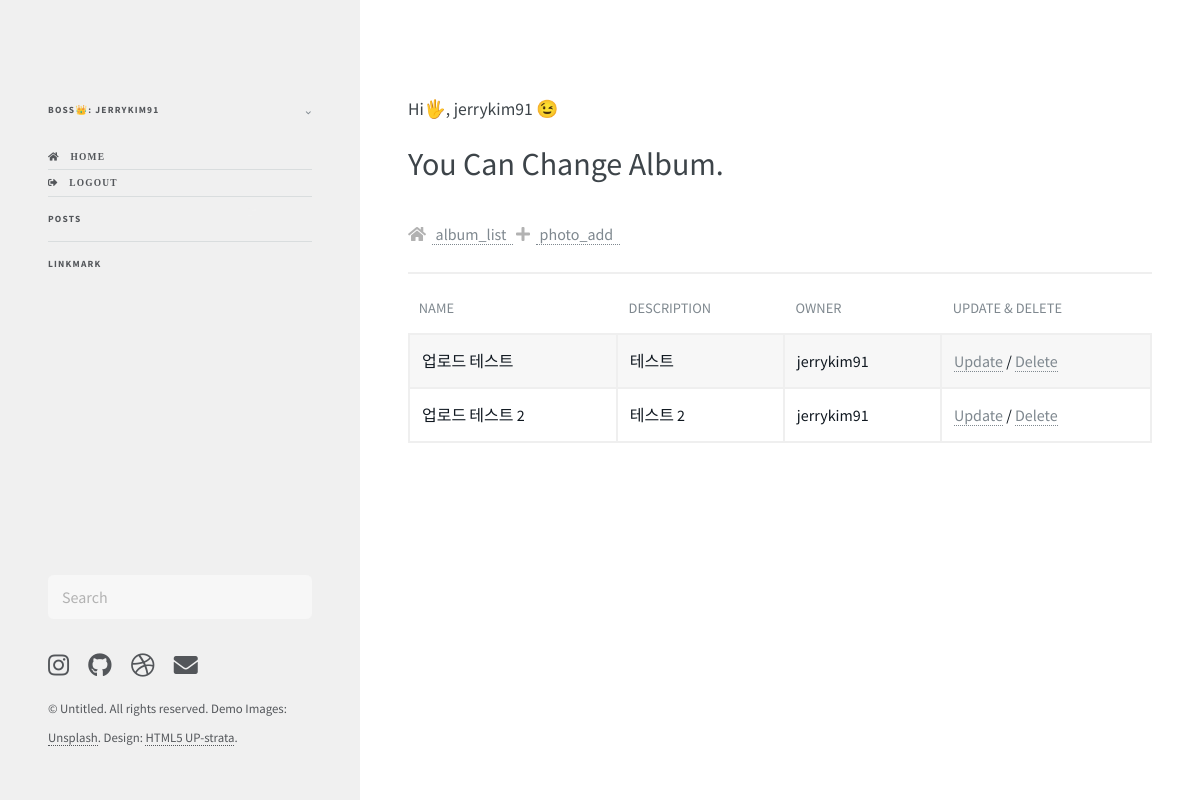
The page /photo/album/change/ (signed in) on the database its author committed.
### photo/models.py (models this page shows, shortened)
class Album(models.Model):
    name        = models.CharField(max_length=50)
    description = models.CharField('One Line Description', max_length=100, blank=True)  # 설명
    owner       = models.ForeignKey('auth.User', on_delete=models.CASCADE, verbose_name='OWNER',blank=True, null=True)
    class Meta:
        ordering = ('name',)

### photo/views.py (the view)
# urls.py: path('album/change/', views.AlbumChLV.as_view(), name='album_change'),
class AlbumChLV(LoginRequiredMixin, ListView):
    model = Album
    template_name = "photo/album_change_list.html"
    def get_queryset(self):
        return Album.objects.filter(owner=self.request.user)

### templates/photo/album_change_list.html (shortened to what this page needs)
{% extends 'blog/base.html'%}
{% load widget_tweaks %}
{% load static %}
{% block content %}
<section>
    <header class="major">
        <h4>Hi🖐️, {{ user }} 😉</h4>
        <h1>You Can Change Album.</h1>
        <p>
        <tr>
            <th><i class="fa fa-home"></i>&nbsp;&nbsp;<a href="{% url 'photo:album_list' %}">&nbsp;album_list &nbsp;</a></th>
            <th><i class="fa fa-plus"></i>&nbsp;&nbsp;<a href="{% url 'photo:photo_add' %}">&nbsp;photo_add &nbsp;</a></th>
        </tr>
        </p>
    </header>
<hr style="margin: 0 0 20px 0;">
    <section class="content">
        <div class="table-wrapper">
            <table class="alt">
                <thead>
                    <tr>
                        <th>NAME</th>
                        <th>DESCRIPTION</th>
                        <th>OWNER</th>
                        <th>UPDATE &  DELETE</th>
                    </tr>
                </thead>
                <tbody>
                    {% for item in object_list %}
                    <tr>
                        <td>{{ item.name }}</td>
                        <td>{{ item.description }}</td>
                        <td>{{ item.owner }}</td>
                        <td><a href="{% url 'photo:album_update' item.id %}">Update</a> / <a href="{% url 'photo:album_delete' item.id %}">Delete</a></td>
                    </tr>
                    {% endfor %}
                </tbody>
            </table>
        </div>
        <br />
    </section>
</section>
{% endblock %}

### templates/blog/base.html (shortened to what this page needs)
<!DOCTYPE HTML>
<html lang="en">
{% load static %}
<head>
    {% block extra-style %}
    <link rel="stylesheet" href="{% static 'test/assets/css/main.css' %}" />
    {% endblock %}
</head>
<body class="is-preload">
    <header id="header">
            <nav id="menu">
                {% if  user.is_authenticated %}
                    {% if user.get_username == 'jerrykim91' %}
                    <ul>
                        <li>
                            <span class="opener">BOSS👑: {{user}}</span>
                        </li>
                    </ul>
                    {% else %}
                    <ul>
                        <li><span>{{ user }}</span></li>
                    </ul>
                    {% endif %}
                    <br>
                    <ul>
                        <li><a href="{% url 'home' %}" class="icon solid fa fa-home"> &nbsp; Home</a></li>
                        <li><a href="{% url 'logout' %}" class="icon solid fas fa-sign-out-alt"> &nbsp; Logout</a></li>
                        <li><a href="{% url 'blog:post_list' %}">Posts</a></li>
                        <li><a href="{% url 'linkList:index' %}">LinkMark</a></li>
                </ul>
                {% else %}
                <ul>
                    <li><a href="{% url 'home' %}" class="icon solid fa fa-home"> &nbsp; Visiter</a></li>
                    <li><a href="{% url 'login' %}" class="icon solid fa fa-user"> &nbsp; Login</a></li>
                </ul>
                {% endif %}
            </nav>
            <footer id="footer">
                <div class="inner">
                    <section id="search" class="alt">
                        <form method="post" action="#">
                            <input type="text" name="query" id="query" placeholder="Search" />
                        </form>
                    </section>
                    <ul class="icons">
                        <li><a href="#" class="icon brands fa-instagram"><span class="label">Instagram</span></a></li>
                        <li><a href="https://github.com/jerrykim91" class="icon brands fa-github" target="_blank"></a></li>
                        <li><a href="#" class="icon brands fa-dribbble" target="_blank"><span class="label">Dribbble</span></a></li>
                        <li><a href="#" class="icon solid fa-envelope"><span class="label">Email</span></a></li>
                    </ul>
                    <ul class="copyright">
                        <li>&copy; Untitled. All rights reserved. Demo Images: <a
                                href="https://unsplash.com" target="_blank">Unsplash</a>. Design: <a href="https://html5up.net/strata" target="_blank">HTML5
                                UP-strata</a>.</li>
                    </ul>
                </div>
            </footer>
    </header>
    <div id="main">
        {% block content %}
        {% endblock %}
    </div>
</body>
</html>

### rows shown on the page
Album: name "업로드 테스트", description "테스트", owner "jerrykim91"
Album: name "업로드 테스트 2", description "테스트 2", owner "jerrykim91"

### other values the page prints
{{ user }} "JERRYKIM91"
{{ user }} "jerrykim91"
